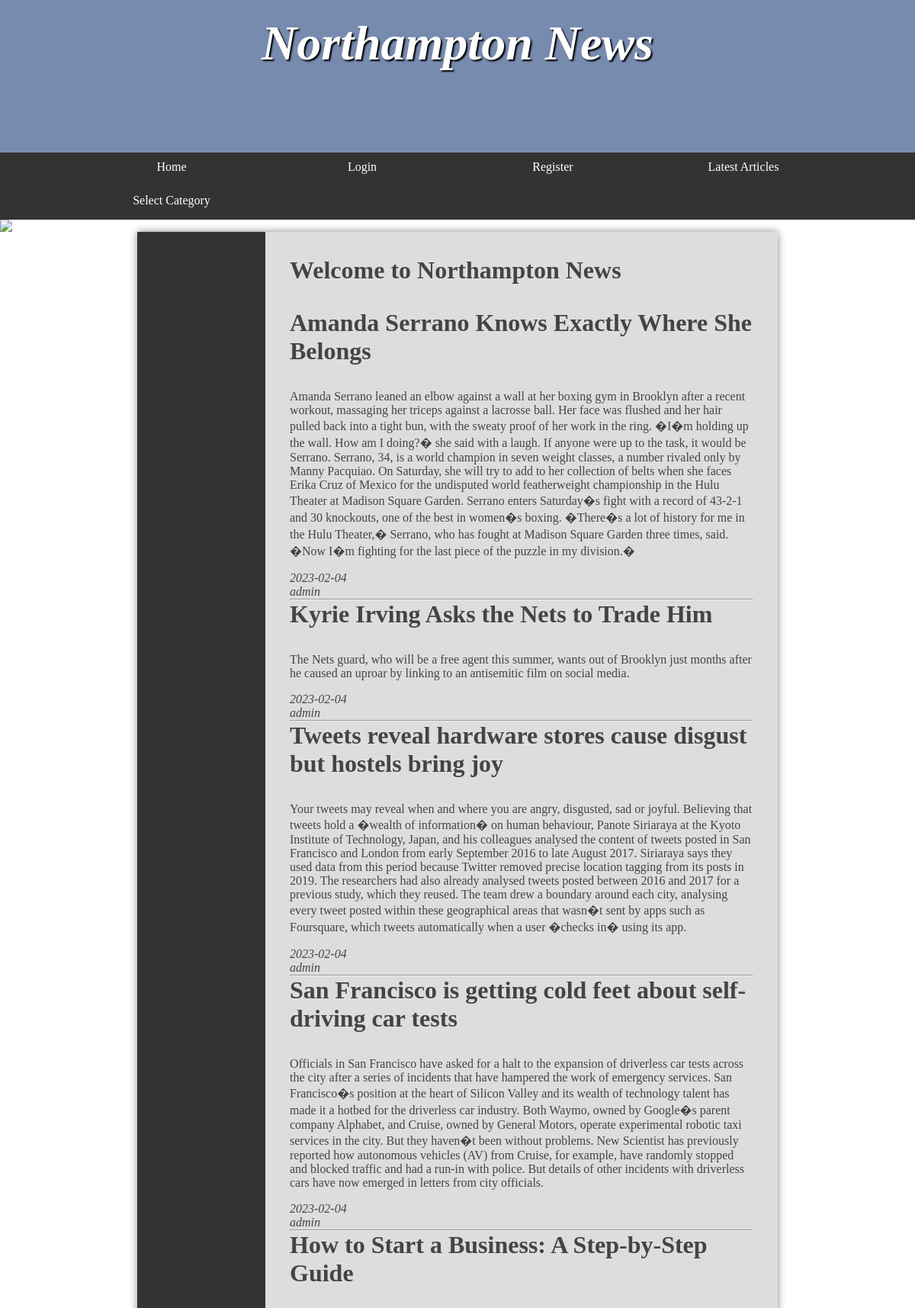
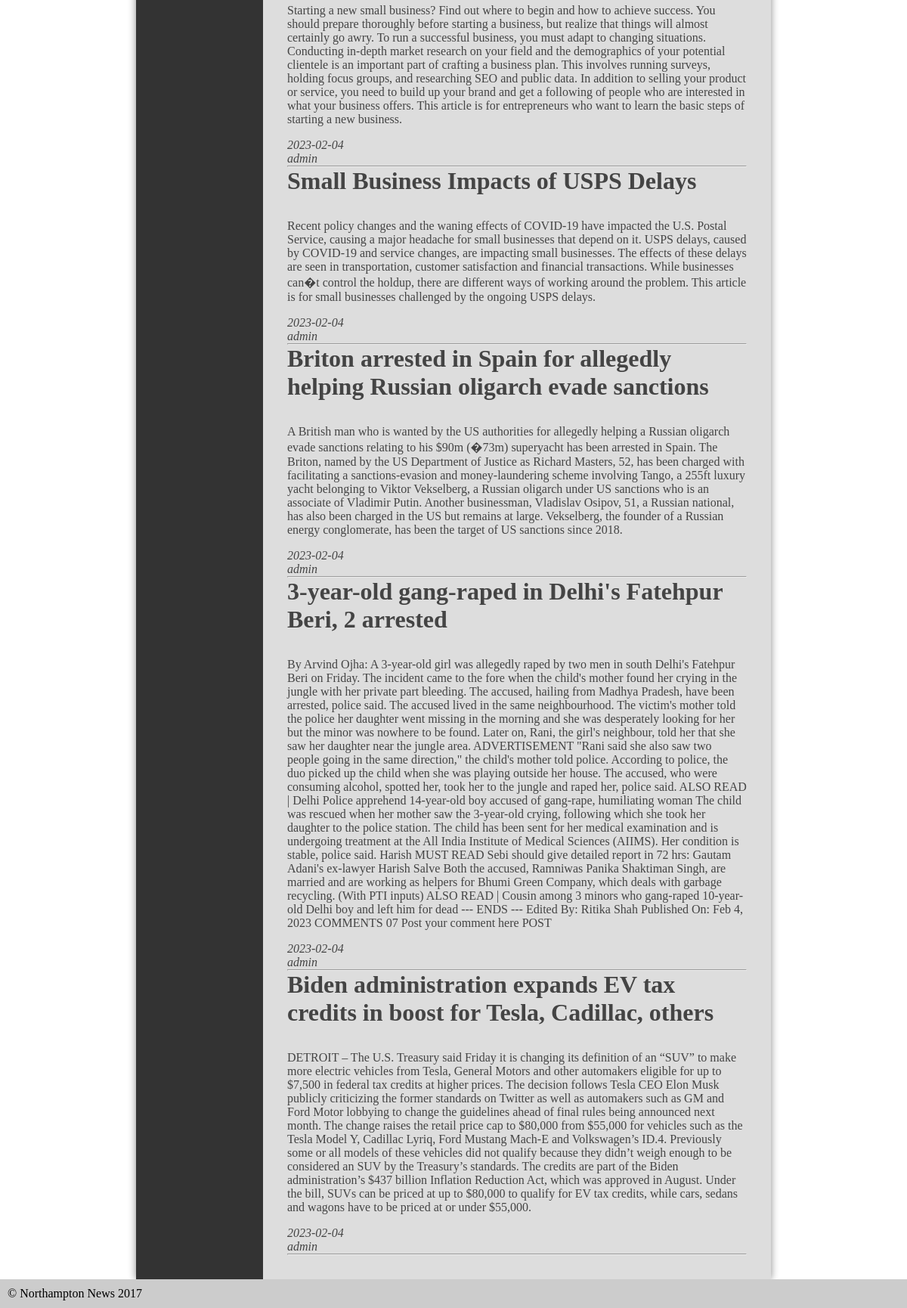
The page /assignment/index.php on the database its author committed (2 pictures, top to bottom).
### tables this page shows
CREATE TABLE `article` (
  `article_Id` int NOT NULL AUTO_INCREMENT,
  `title` varchar(255) NOT NULL,
  `content` mediumblob NOT NULL,
  `date` date NOT NULL,
  `categoryId` int NOT NULL,
  `postedperson` varchar(255) NOT NULL,
  PRIMARY KEY (`article_Id`)
);

### assignment/index.php (the view, shortened to what this page needs)
<?php
require('connection/connection.php');
require('user/header.php');
echo '<nav>
<ul>
<li><a href="index.php">Home</a></li>
<li><a href="admin/login.php">Login</a></li>
<li><a href="./user/register.php">Register</a></li>
<li><a href="user/latest.php">Latest Articles</a></li>
<li><a href="#">Select Category</a>
<ul>';
echo '</li>
</ul>
</nav>
<img src="images/banners/randombanner.php" />
<main>
<nav>
</nav>
<article>
<h2>Welcome to Northampton News</h2>';
$query_Statement = $connect->prepare("SELECT * FROM article limit  10");
$query_Statement->execute();
  $returnData = $query_Statement->fetchAll(PDO::FETCH_OBJ);
foreach($returnData as $outcome){
	echo '<h2>'. $outcome->title.'</h2>'.
	'<p>'.$outcome->content.'</p>'.
	'<em>'.$outcome->date.'</em>'.
	'<br>'.
	'<em>'.$outcome->postedperson.'</em>'.
'<hr>';
}
require('user/footer.php');
?>

### assignment/user/header.php (shortened to what this page needs)
<!DOCTYPE html>
<html>
	<head>
		<link rel="stylesheet" typr="text/css" href="../frame/style.css"/>
		<link rel="stylesheet" typr="text/css" href="frame/style.css"/>
	</head>
	<body>
		<header>
			<section>
				<h1>Northampton News</h1>
			</section>
		</header>

### assignment/user/footer.php
</article>
</main>
		<footer>
			&copy; Northampton News 2017
		</footer>
	</body>
</html>

### assignment/frame/style.css (style rules this page uses)
* { margin: 0; padding: 0; }
html { font-family: 'Oxygen-Regular', times, verdana, sans-serif; }
body { background-color: #fff; }
header { background-color: #778baf ; color: white; height: 200px; }
nav { width: 100%; background-color: #333; overflow: auto; }
nav ul { width: 1000px; margin: auto; display: block; list-style-type: none; }
nav ul li { width: 25%; float: left; overflow: auto; text-align: center; }
nav a { color: white; padding-top: 10px; display: block; text-decoration: none; }
header section { display: block; }
header h1 { font-weight: bold; font-style: italic; }
h1 { font-size:4em; color: white; text-align: center; padding-top: 20px; text-shadow: 2px 2px 2px #000; }
main { min-height: 50vh; background-color: #ddd; width: 70vw; display: block; margin: auto; box-shadow: 0px 0px 10px #888; color:#444; }
main h2 { font-size:2em; }
p, li, h2 { margin-bottom: 1em; }
footer { background-color: #ccc; padding: 10px; }
ul { margin-left: 2em; }
body > img { display: block; width: 100%; }
main { display: table; }
main > article { display: table-cell; padding: 2em; }
main > nav { display: table-cell; width: 20%; padding: 1em; }

### rows shown on the page
article: title "Amanda Serrano Knows Exactly Where She Belongs", content "Amanda Serrano leaned an elbow against a wall at her boxing gym in Brooklyn after a recent workout, massaging her triceps against a lacrosse ball. Her face was flushed and her hair pulled back into a tight bun, with the sweaty proof of her work in the ring. �I�m holding up the wall. How am I doing?� she said with a laugh. If anyone were up to the task, it would be Serrano. Serrano, 34, is a world champion in seven weight classes, a number rivaled only by Manny Pacquiao. On Saturday, she will try to add to her collection of belts when she faces Erika Cruz of Mexico for the undisputed world featherweight championship in the Hulu Theater at Madison Square Garden. Serrano enters Saturday�s…", date "2023-02-04", postedperson "admin"
article: title "Kyrie Irving Asks the Nets to Trade Him", content "The Nets guard, who will be a free agent this summer, wants out of Brooklyn just months after he caused an uproar by linking to an antisemitic film on social media.", date "2023-02-04", postedperson "admin"
article: title "Tweets reveal hardware stores cause disgust but hostels bring joy", content "Your tweets may reveal when and where you are angry, disgusted, sad or joyful. Believing that tweets hold a �wealth of information� on human behaviour, Panote Siriaraya at the Kyoto Institute of Technology, Japan, and his colleagues analysed the content of tweets posted in San Francisco and London from early September 2016 to late August 2017. Siriaraya says they used data from this period because Twitter removed precise location tagging from its posts in 2019. The researchers had also already analysed tweets posted between 2016 and 2017 for a previous study, which they reused. The team drew a boundary around each city, analysing every tweet posted within these geographical areas that…", date "2023-02-04", postedperson "admin"
article: title "San Francisco is getting cold feet about self-driving car tests", content "Officials in San Francisco have asked for a halt to the expansion of driverless car tests across the city after a series of incidents that have hampered the work of emergency services. San Francisco�s position at the heart of Silicon Valley and its wealth of technology talent has made it a hotbed for the driverless car industry. Both Waymo, owned by Google�s parent company Alphabet, and Cruise, owned by General Motors, operate experimental robotic taxi services in the city. But they haven�t been without problems. New Scientist has previously reported how autonomous vehicles (AV) from Cruise, for example, have randomly stopped and blocked traffic and had a run-in with police. But details of…", date "2023-02-04", postedperson "admin"
article: title "How to Start a Business: A Step-by-Step Guide", content "Starting a new small business? Find out where to begin and how to achieve success. You should prepare thoroughly before starting a business, but realize that things will almost certainly go awry. To run a successful business, you must adapt to changing situations. Conducting in-depth market research on your field and the demographics of your potential clientele is an important part of crafting a business plan. This involves running surveys, holding focus groups, and researching SEO and public data. In addition to selling your product or service, you need to build up your brand and get a following of people who are interested in what your business offers. This article is for entrepreneurs…", date "2023-02-04", postedperson "admin"
article: title "Small Business Impacts of USPS Delays", content "Recent policy changes and the waning effects of COVID-19 have impacted the U.S. Postal Service, causing a major headache for small businesses that depend on it. USPS delays, caused by COVID-19 and service changes, are impacting small businesses. The effects of these delays are seen in transportation, customer satisfaction and financial transactions. While businesses can�t control the holdup, there are different ways of working around the problem. This article is for small businesses challenged by the ongoing USPS delays.", date "2023-02-04", postedperson "admin"
article: title "Briton arrested in Spain for allegedly helping Russian oligarch evade sanctions", content "A British man who is wanted by the US authorities for allegedly helping a Russian oligarch evade sanctions relating to his $90m (�73m) superyacht has been arrested in Spain. The Briton, named by the US Department of Justice as Richard Masters, 52, has been charged with facilitating a sanctions-evasion and money-laundering scheme involving Tango, a 255ft luxury yacht belonging to Viktor Vekselberg, a Russian oligarch under US sanctions who is an associate of Vladimir Putin. Another businessman, Vladislav Osipov, 51, a Russian national, has also been charged in the US but remains at large. Vekselberg, the founder of a Russian energy conglomerate, has been the target of US sanctions since 2018.", date "2023-02-04", postedperson "admin"
article: title "3-year-old gang-raped in Delhi's Fatehpur Beri, 2 arrested", content "By Arvind Ojha: A 3-year-old girl was allegedly raped by two men in south Delhi's Fatehpur Beri on Friday. The incident came to the fore when the child's mother found her crying in the jungle with her private part bleeding. The accused, hailing from Madhya Pradesh, have been arrested, police said. The accused lived in the same neighbourhood. The victim's mother told the police her daughter went missing in the morning and she was desperately looking for her but the minor was nowhere to be found. Later on, Rani, the girl's neighbour, told her that she saw her daughter near the jungle area. ADVERTISEMENT \"Rani said she also saw two people going in the same direction,\" the child's mother told…", date "2023-02-04", postedperson "admin"
article: title "Biden administration expands EV tax credits in boost for Tesla, Cadillac, others", content "DETROIT – The U.S. Treasury said Friday it is changing its definition of an “SUV” to make more electric vehicles from Tesla, General Motors and other automakers eligible for up to $7,500 in federal tax credits at higher prices. The decision follows Tesla CEO Elon Musk publicly criticizing the former standards on Twitter as well as automakers such as GM and Ford Motor lobbying to change the guidelines ahead of final rules being announced next month. The change raises the retail price cap to $80,000 from $55,000 for vehicles such as the Tesla Model Y, Cadillac Lyriq, Ford Mustang Mach-E and Volkswagen’s ID.4. Previously some or all models of these vehicles did not qualify because they didn’t…", date "2023-02-04", postedperson "admin"
